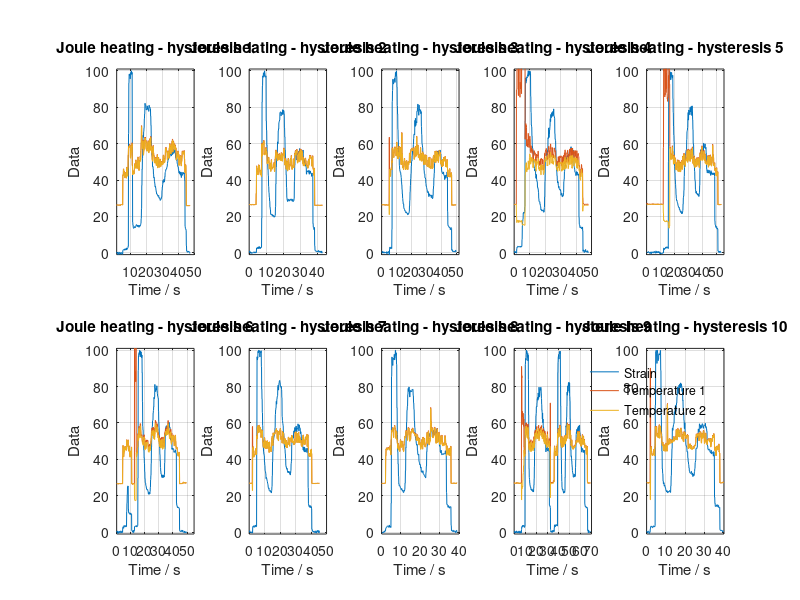

MATLAB code to generate this figure:
close all;
clear all;

load('ele_hys_1.txt');
z1=length(ele_hys_1);
s1=(ele_hys_1(1:z1,2));
smax1=max(s1);
sp1=s1/smax1*100;
T11=(ele_hys_1(1:z1,3));
T12=(ele_hys_1(1:z1,4));
t1=(.1:.1:z1/10)';
load('ele_hys_2.txt');
z2=length(ele_hys_2);
s2=(ele_hys_2(1:z2,2));
smax2=max(s2);
sp2=s2/smax2*100;
T21=(ele_hys_2(1:z2,3));
T22=(ele_hys_2(1:z2,4));
t2=(.1:.1:z2/10)';
load('ele_hys_3.txt');
z3=length(ele_hys_3);
s3=(ele_hys_3(1:z3,2));
smax3=max(s3);
sp3=s3/smax3*100;
T31=(ele_hys_3(1:z3,3));
T32=(ele_hys_3(1:z3,4));
t3=(.1:.1:z3/10)';
load('ele_hys_4.txt');
z4=length(ele_hys_4);
s4=(ele_hys_4(1:z4,2));
smax4=max(s4);
sp4=s4/smax4*100;
T41=(ele_hys_4(1:z4,3));
T42=(ele_hys_4(1:z4,4));
t4=(.1:.1:z4/10)';
load('ele_hys_5.txt');
z5=length(ele_hys_5);
s5=(ele_hys_5(1:z5,2));
smax5=max(s5);
sp5=s5/smax5*100;
T51=(ele_hys_5(1:z5,3));
T52=(ele_hys_5(1:z5,4));
t5=(.1:.1:z5/10)';
load('ele_hys_6.txt');
z6=length(ele_hys_6);
s6=(ele_hys_6(1:z6,2));
smax6=max(s6);
sp6=s6/smax6*100;
T61=(ele_hys_6(1:z6,3));
T62=(ele_hys_6(1:z6,4));
t6=(.1:.1:z6/10)';
load('ele_hys_7.txt');
z7=length(ele_hys_7);
s7=(ele_hys_7(1:z7,2));
smax7=max(s7);
sp7=s7/smax7*100;
T71=(ele_hys_7(1:z7,3));
T72=(ele_hys_7(1:z7,4));
t7=(.1:.1:z7/10)';
load('ele_hys_8.txt');
z8=length(ele_hys_8);
s8=(ele_hys_8(1:z8,2));
smax8=max(s8);
sp8=s8/smax8*100;
T81=(ele_hys_8(1:z8,3));
T82=(ele_hys_8(1:z8,4));
t8=(.1:.1:z8/10)';
load('ele_hys_9.txt');
z9=length(ele_hys_9);
s9=(ele_hys_9(1:z9,2));
smax9=max(s9);
sp9=s9/smax9*100;
T91=(ele_hys_9(1:z9,3));
T92=(ele_hys_9(1:z9,4));
t9=(.1:.1:z9/10)';
load('ele_hys_10.txt');
z10=length(ele_hys_10);
s10=(ele_hys_10(1:z10,2));
smax10=max(s10);
sp10=s10/smax10*100;
T101=(ele_hys_10(1:z10,3));
T102=(ele_hys_10(1:z10,4));
t10=(.1:.1:z10/10)';

scrsz=get(0,'Screensize');
figure('Position',[1 scrsz(4) scrsz(3) scrsz(4)])
subplot(2,5,1);
plot(t1,sp1,t1,T11,t1,T12);
xlim([1 50]);
ylim([-1 101]);
xlabel('Time / s');
ylabel('Data');
title('Joule heating - hysteresis 1');
grid on;
subplot(2,5,2);
plot(t2,sp2,t2,T21,t2,T22);
xlim([0 45]);
ylim([-1 101]);
xlabel('Time / s');
ylabel('Data');
title('Joule heating - hysteresis 2');
grid on;
subplot(2,5,3);
plot(t3,sp3,t3,T31,t3,T32);
xlim([0 52]);
ylim([-1 101]);
xlabel('Time / s');
ylabel('Data');
title('Joule heating - hysteresis 3');
grid on;
subplot(2,5,4);
plot(t4,sp4,t4,T41,t4,T42);
xlim([0 50]);
ylim([-1 101]);
xlabel('Time / s');
ylabel('Data');
title('Joule heating - hysteresis 4');
grid on;
subplot(2,5,5);
plot(t5,sp5,t5,T51,t5,T52);
xlim([0 55]);
ylim([-1 101]);
xlabel('Time / s');
ylabel('Data');
title('Joule heating - hysteresis 5');
grid on;
subplot(2,5,6);
plot(t6,sp6,t6,T61,t6,T62);
xlim([0 55]);
ylim([-1 101]);
xlabel('Time / s');
ylabel('Data');
title('Joule heating - hysteresis 6');
grid on;
subplot(2,5,7);
plot(t7,sp7,t7,T71,t7,T72);
xlim([0 50]);
ylim([-1 101]);
xlabel('Time / s');
ylabel('Data');
title('Joule heating - hysteresis 7');
grid on;
subplot(2,5,8);
plot(t8,sp8,t8,T81,t8,T82);
xlim([0 40]);
ylim([-1 101]);
xlabel('Time / s');
ylabel('Data');
title('Joule heating - hysteresis 8');
grid on;
subplot(2,5,9);
plot(t9,sp9,t9,T91,t9,T92);
xlim([0 70]);
ylim([-1 101]);
xlabel('Time / s');
ylabel('Data');
title('Joule heating - hysteresis 9');
grid on;
subplot(2,5,10);
plot(t10,sp10,t10,T101,t10,T102);
%xlim([4 8]);
ylim([-1 101]);
xlabel('Time / s');
ylabel('Data');
title('Joule heating - hysteresis 10');
legend('Strain','Temperature 1','Temperature 2','Location','Best');
legend('boxoff');
grid on;